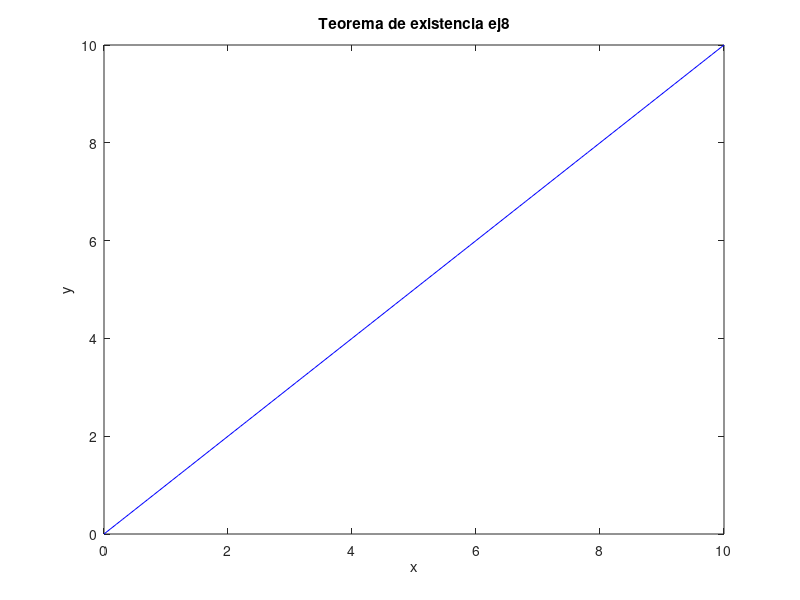

This figure's MATLAB source:
% Octave Script
% Title			:Teorema de existencia ej8.
% Description		:Script para desarrrollar el ejericio8 de la actividad Teorema de existencia.
% Author		:Orlando Espinoza Valentin (Orlando-Esp) espinozaorlando978@gmail.com
% Date			:20210506
% sion		        :1
% Usage			:octave> /path/Teorema de existencia,Ej8_Teoremadeexistencia_OrlandoEspinoza_3202
% Notes			:Requiere aplicacion octave-online usar en consola preferentemente. 
%program execution page :https://octave-online.net

% Limpiar variables.
clear 
% Dominio de la funcion.
x=0:0.1:10;
% Valor de la funcion.
y=((x));
% Genera la grafica 
plot(x,y,'b');
% Asigna un nombre a la grafica 
title("Teorema de existencia ej8");
% Etiqueta para x
xlabel("x");
% Etiqueta para y
ylabel("y");
